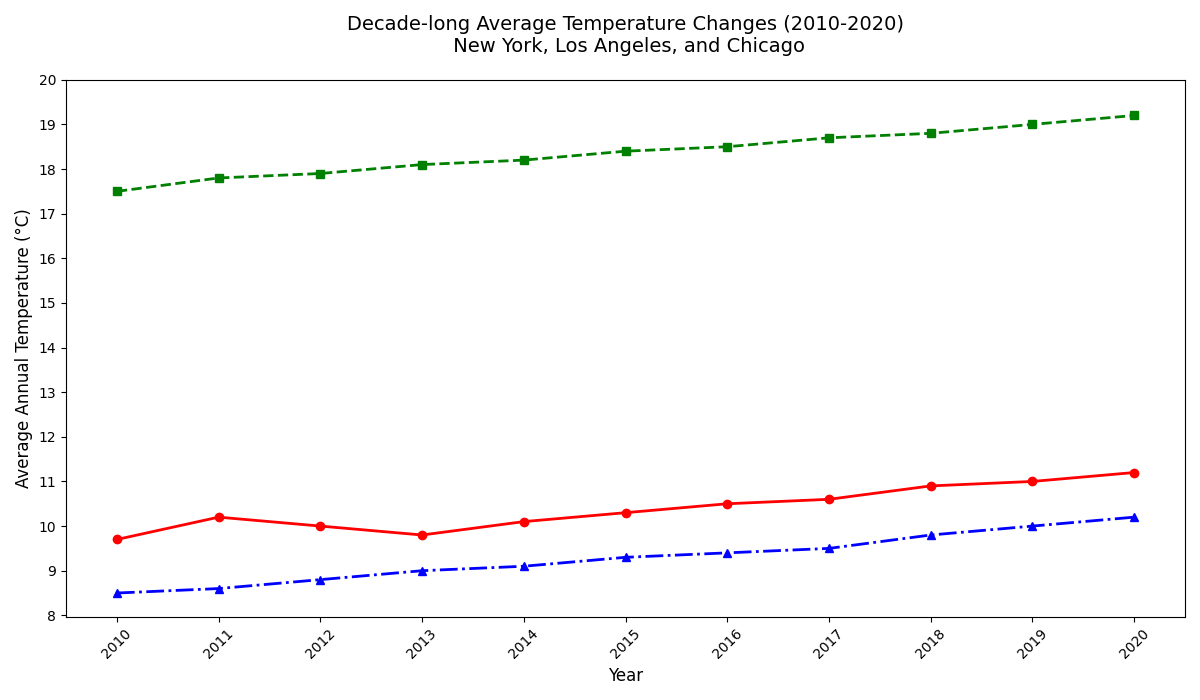

This figure's Python source:
import matplotlib.pyplot as plt
import numpy as np

years = np.arange(2010, 2021)
ny_temps = np.array([9.7, 10.2, 10.0, 9.8, 10.1, 10.3, 10.5, 10.6, 10.9, 11.0, 11.2])
la_temps = np.array([17.5, 17.8, 17.9, 18.1, 18.2, 18.4, 18.5, 18.7, 18.8, 19.0, 19.2])
chicago_temps = np.array([8.5, 8.6, 8.8, 9.0, 9.1, 9.3, 9.4, 9.5, 9.8, 10.0, 10.2])

plt.figure(figsize=(12, 7))

# Shuffled color assignments
plt.plot(years, ny_temps, marker='o', linestyle='-', linewidth=2, color='red')
plt.plot(years, la_temps, marker='s', linestyle='--', linewidth=2, color='green')
plt.plot(years, chicago_temps, marker='^', linestyle='-.', linewidth=2, color='blue')

plt.title('Decade-long Average Temperature Changes (2010-2020)\n New York, Los Angeles, and Chicago', fontsize=14, pad=20)
plt.xlabel('Year', fontsize=12)
plt.ylabel('Average Annual Temperature (°C)', fontsize=12)
plt.xticks(years, rotation=45)
plt.yticks(np.arange(8, 21, 1))

plt.tight_layout()

plt.show()
